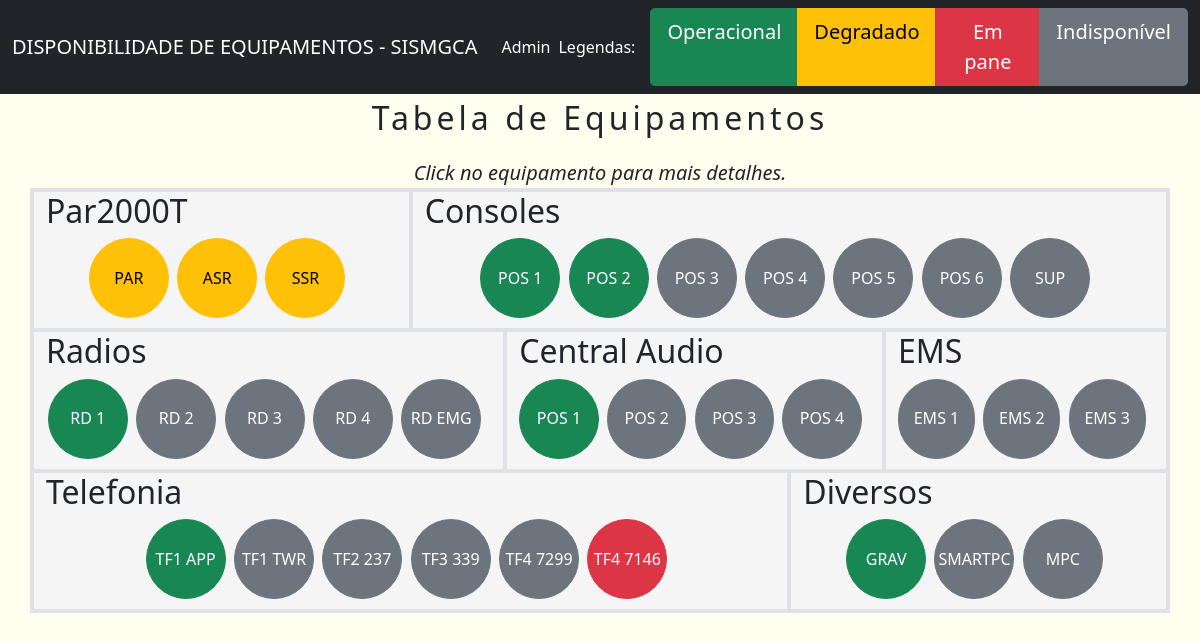
The app's page /, older data.
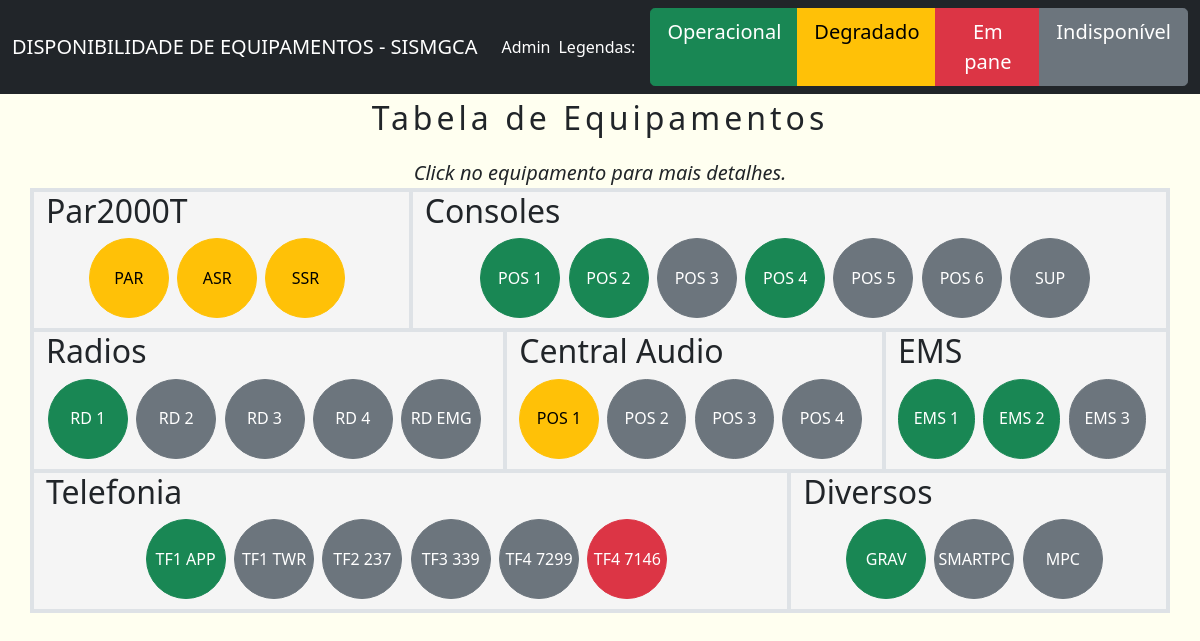
The same page, newer data.
### equipamentos/models.py (models this page shows, shortened)
class CentralAudio(models.Model):
    nome = models.CharField(max_length=100)
    situacao = models.ForeignKey(Situacao, on_delete=models.CASCADE)
    descricao = models.TextField(blank=True,null=True)
    ultimo_registro = models.DateTimeField(auto_now=True)

### equipamentos/views.py (the view)
# urls.py: path('', IndexListView.as_view(), name='listar_disponibilidade'),
class IndexListView(ListView):
    template_name = 'disponibilidade.html'
    context_object_name = 'objectPar2000T'
    def get_queryset(self):
        return Par2000T.objects.order_by('pk').all()
    def get_context_data(self, **kwargs):
        context = super(IndexListView, self).get_context_data(**kwargs)
        context['objectConsoles'] = Consoles.objects.order_by('pk').all()
        context['objectRadios'] = Radios.objects.order_by('pk').all()
        context['objectCentralAudio'] = CentralAudio.objects.order_by('pk').all()
        context['objectDiversos'] = Diversos.objects.order_by('pk').all()
        context['objectEms'] = Ems.objects.order_by('pk').all()
        context['objectTelefonia'] = Telefonia.objects.order_by('pk').all()
        return context

### equipamentos/models.py (called while the page is built)
    def get_class_bootstrap(self):
        if self.situacao_id == 1:
            return "btn btn-success"
        elif self.situacao_id == 2:
            return "btn btn-warning"
        elif self.situacao_id == 3:
            return "btn btn-danger"
        elif self.situacao_id == 4:
            return "btn btn-secondary"
        else:
            return "btn btn-light"

### equipamentos/templates/disponibilidade.html (shortened to what this page needs)
{% extends 'base.html' %}
{% load humanize %}
{% block conteudo %}
<div class="row">
<div style=""><p class="text-center fs-2" style="letter-spacing:4px; line-height:1.5">Tabela de Equipamentos</p> </div>
   <span class="text-center fs-5 fst-italic" style="margin-top:0px; line-height:1.5 ">Click no equipamento para mais detalhes.</span>
</div>
<div class="container border border-2" style="background-color: WhiteSmoke;">
  <div class="row">
      <div class="col-4 border border-2">
        <div class="row" ><h2>Par2000T</h2></div>
          <div class="d-flex justify-content-center" style="padding-bottom:10px">
           {% for obj in objectPar2000T %}
            <button class="{{ obj.situacao.get_class_bootstrap }} btn-circle btn-xl grow" type="button" data-bs-toggle="offcanvas" data-bs-target="#offcanvasRightA1{{obj.pk}}" aria-controls="offcanvasRight">{{ obj.nome }}</button>&nbsp&nbsp
          {% endfor %}
        </div>
    </div>
  <div class="col-8 border border-2">
        <div class="row" ><h2>Consoles</h2></div>
          <div class="d-flex justify-content-center" style="padding-bottom:10px">
           {% for obj in objectConsoles %}
            <button class="{{ obj.situacao.get_class_bootstrap }} btn-circle btn-xl grow" type="button" data-bs-toggle="offcanvas" data-bs-target="#offcanvasRightB2{{obj.pk}}" aria-controls="offcanvasRight">{{ obj.nome }}</button>&nbsp&nbsp
          {% endfor %}
      </div>
    </div>
</div>
<div class="row">
  <div class="col-5 border border-2">
    <div class="row" ><h2>Radios</h2></div>
          <div class="d-flex justify-content-center" style="padding-bottom:10px">
           {% for obj in objectRadios %}
            <button class="{{ obj.situacao.get_class_bootstrap }} btn-circle btn-xl grow" type="button" data-bs-toggle="offcanvas" data-bs-target="#offcanvasRightC3{{obj.pk}}" aria-controls="offcanvasRight">{{ obj.nome }}</button>&nbsp&nbsp
          {% endfor %}
        </div>
  </div>
  <div class="col-4 border border-2">
    <div class="row" ><h2>Central Audio</h2></div>
          <div class="d-flex justify-content-center" style="padding-bottom:10px">
           {% for obj in objectCentralAudio %}
            <button class="{{ obj.situacao.get_class_bootstrap }} btn-circle btn-xl grow" type="button" data-bs-toggle="offcanvas" data-bs-target="#offcanvasRightD4{{obj.pk}}" aria-controls="offcanvasRight">{{ obj.nome }}</button>&nbsp&nbsp
          {% endfor %}
        </div>
  </div>
  <div class="col-3 border border-2">
   <div class="row" ><h2>EMS</h2></div>
          <div class="d-flex justify-content-center" style="padding-bottom:10px">
           {% for obj in objectEms %}
            <button class="{{ obj.situacao.get_class_bootstrap }} btn-circle btn-xl grow" type="button" data-bs-toggle="offcanvas" data-bs-target="#offcanvasRightE5{{obj.pk}}" aria-controls="offcanvasRight">{{ obj.nome }}</button>&nbsp&nbsp
          {% endfor %}
      </div>
    </div>
</div>
<div class="row">
    <div class="col-8 border border-2">
    <div class="row" ><h2>Telefonia</h2></div>
          <div class="d-flex justify-content-center" style="padding-bottom:10px">
           {% for obj in objectTelefonia %}
            <button class="{{ obj.situacao.get_class_bootstrap }} btn-circle btn-xl grow" type="button" data-bs-toggle="offcanvas" data-bs-target="#offcanvasRightF6{{obj.pk}}" aria-controls="offcanvasRight">{{ obj.nome }}</button>&nbsp&nbsp
          {% endfor %}
      </div>
  </div>
  <div class="col-4 border border-2">
    <div class="row" ><h2>Diversos</h2></div>
          <div class="d-flex justify-content-center" style="padding-bottom:10px">
           {% for obj in objectDiversos %}
            <button class="{{ obj.situacao.get_class_bootstrap }} btn-circle btn-xl grow" type="button" data-bs-toggle="offcanvas" data-bs-target="#offcanvasRightG7{{obj.pk}}" aria-controls="offcanvasRight">{{ obj.nome }}</button>&nbsp&nbsp
          {% endfor %}
      </div>
  </div>
</div>
</div>
{% endblock %}

Row changes from the older to the newer data that the page shows:
changed Consoles "POS 4": situacao_id 4 → 1 (drawn)
changed CentralAudio "POS 1": situacao_id 1 → 2 (drawn)
changed Ems "EMS 1": situacao_id 4 → 1 (drawn)
changed Ems "EMS 2": situacao_id 4 → 1 (drawn)
